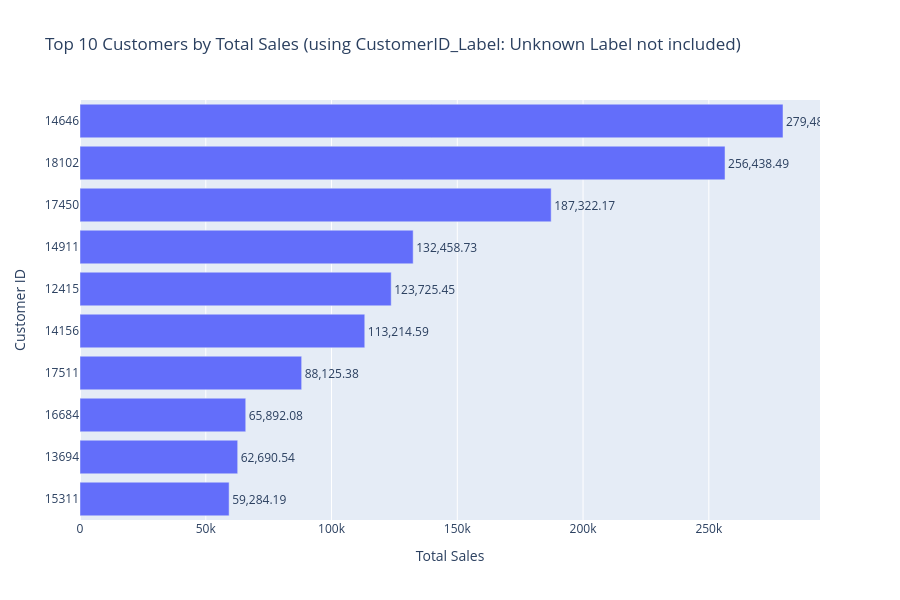

Source (notebook cell):
### Code cell
# Create an interactive horizontal bar chart for top 10 customers
fig = px.bar(
    top_10_customers.sort_values('Total_Sales'),       # Sort so largest customer appears at the top
    x='Total_Sales',                                   # Total sales shown on x-axis
    y='CustomerID_Label',                              # Customer label shown on y-axis
    orientation='h',                                   # Horizontal bar chart
    title='Top 10 Customers by Total Sales (using CustomerID_Label: Unknown Label not included)',           # Chart title
    text='Total_Sales',                                # Show total sales value on each bar
    hover_data={
        'CustomerID_Label': True,                      # Show customer ID in hover
        'Total_Sales': ':,.2f'                         # Format total sales with commas and 2 decimals
    }
)

# Format the text labels on the bars
fig.update_traces(
    texttemplate='%{text:,.2f}',  # Format sales values with commas and 2 decimals
    textposition='outside'        # Place labels outside the bars
)

# Update chart layout and axis labels
fig.update_layout(
    xaxis_title='Total Sales',    # Label for x-axis
    yaxis_title='Customer ID',    # Label for y-axis
    height=600                    # Set chart height
)

# Display the chart
fig.show()

### Figure 1 — Plotly figure (JSON) as saved in the notebook; plotly's stock layout.template omitted (floating-point values rounded to 4 significant figures)
{"data": [{"alignmentgroup": "True", "hovertemplate": "Total_Sales=%{text:,.2f}<br>CustomerID_Label=%{y}<extra></extra>", "legendgroup": "", "marker": {"color": "#636efa", "pattern": {"shape": ""}}, "name": "", "offsetgroup": "", "orientation": "h", "showlegend": false, "text": [59280.0, 62690.0, 65890.0, 88130.0, 113200.0, 123700.0, 132500.0, 187300.0, 256400.0, 279500.0], "textposition": "outside", "texttemplate": "%{text:,.2f}", "type": "bar", "x": [59280.0, 62690.0, 65890.0, 88130.0, 113200.0, 123700.0, 132500.0, 187300.0, 256400.0, 279500.0], "xaxis": "x", "y": ["15311", "13694", "16684", "17511", "14156", "12415", "14911", "17450", "18102", "14646"], "yaxis": "y"}], "layout": {"barmode": "relative", "height": 600, "legend": {"tracegroupgap": 0}, "title": {"text": "Top 10 Customers by Total Sales (using CustomerID_Label: Unknown Label not included)"}, "xaxis": {"anchor": "y", "domain": [0, 1], "title": {"text": "Total Sales"}}, "yaxis": {"anchor": "x", "domain": [0, 1], "title": {"text": "Customer ID"}}}}
